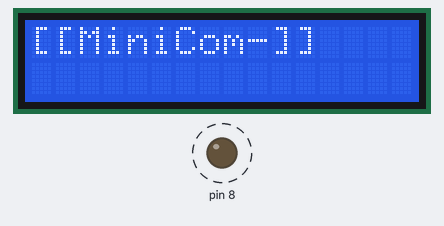
A sketch run on a simulated Arduino Uno, built with avr-gcc and run on an emulated ATmega328P. Shown: 16×2 character LCD, output pins drawn as LEDs (lit = HIGH). Dashed ring = blinking.

Above: at 0.1 s.
At 1.1 s:
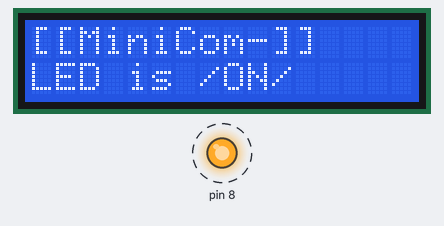
At 2.1 s:
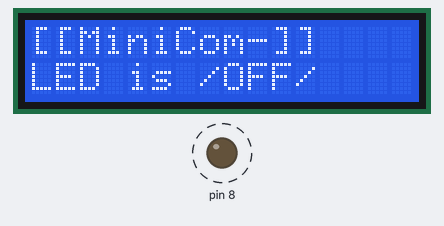
Timing chart, 0 to 130.0 s (numbered marks = the images above):
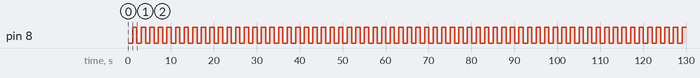

The sketch:

ex24_MiniCom_exercise.ino
```cpp
#include <MiniCom.h>
#include <LED.h>

//1초 간격으로 LED를 blink
//현재 상태를 LCD 로 출력해보기
MiniCom com;
LED led(8);

void setup() {
  // put your setup code here, to run once:
  com.init();
  com.print(0, "[[MiniCom-]]");
  com.setInterval(1000, check); // 1초 마다 check 함수 호출
}

void loop() {
  // put your main code here, to run repeatedly:
  com.run(); // timer 를 계속 확인
}

void check() {
  int on = led.toggle();

  if (on) com.print(1, "LED is /ON/");
  else com.print(1, "LED is /OFF/");
}
```

Measured:
- by itself, pin 8: alternates HIGH for 1.0 s and LOW for 1.0 s
- what the display in image 1 shows lasts 1.0 s, from 1.1 s to 2.1 s
